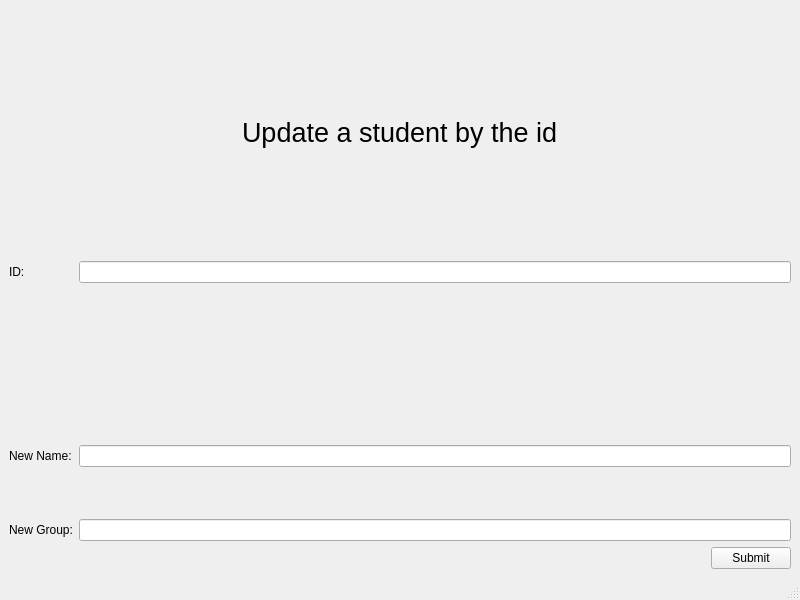
<?xml version="1.0" encoding="UTF-8"?>
<ui version="4.0">
 <class>MainWindow</class>
 <widget class="QMainWindow" name="MainWindow">
  <property name="geometry">
   <rect>
    <x>0</x>
    <y>0</y>
    <width>800</width>
    <height>600</height>
   </rect>
  </property>
  <property name="windowTitle">
   <string>MainWindow</string>
  </property>
  <widget class="QWidget" name="centralwidget">
   <layout class="QVBoxLayout" name="verticalLayout_4">
    <item>
     <layout class="QVBoxLayout" name="verticalLayout">
      <item alignment="Qt::AlignHCenter">
       <widget class="QLabel" name="label">
        <property name="font">
         <font>
          <pointsize>20</pointsize>
         </font>
        </property>
        <property name="text">
         <string>Update a student by the id</string>
        </property>
       </widget>
      </item>
     </layout>
    </item>
    <item>
     <layout class="QFormLayout" name="formLayout">
      <item row="0" column="0">
       <widget class="QLabel" name="label_2">
        <property name="text">
         <string>ID:</string>
        </property>
       </widget>
      </item>
      <item row="0" column="1">
       <widget class="QLineEdit" name="id_text">
        <property name="text">
         <string/>
        </property>
       </widget>
      </item>
      <item row="1" column="0">
       <spacer name="horizontalSpacer">
        <property name="orientation">
         <enum>Qt::Horizontal</enum>
        </property>
        <property name="sizeType">
         <enum>QSizePolicy::Fixed</enum>
        </property>
        <property name="sizeHint" stdset="0">
         <size>
          <width>40</width>
          <height>150</height>
         </size>
        </property>
       </spacer>
      </item>
      <item row="2" column="0">
       <widget class="QLabel" name="label_3">
        <property name="text">
         <string>New Name:</string>
        </property>
       </widget>
      </item>
      <item row="2" column="1">
       <widget class="QLineEdit" name="name_text"/>
      </item>
      <item row="3" column="0">
       <spacer name="horizontalSpacer_2">
        <property name="orientation">
         <enum>Qt::Horizontal</enum>
        </property>
        <property name="sizeHint" stdset="0">
         <size>
          <width>40</width>
          <height>40</height>
         </size>
        </property>
       </spacer>
      </item>
      <item row="4" column="0">
       <widget class="QLabel" name="label_4">
        <property name="text">
         <string>New Group:</string>
        </property>
       </widget>
      </item>
      <item row="4" column="1">
       <widget class="QLineEdit" name="group_text"/>
      </item>
     </layout>
    </item>
    <item>
     <layout class="QVBoxLayout" name="verticalLayout_3">
      <item alignment="Qt::AlignRight">
       <widget class="QPushButton" name="submit">
        <property name="text">
         <string>Submit</string>
        </property>
       </widget>
      </item>
     </layout>
    </item>
   </layout>
  </widget>
  <widget class="QMenuBar" name="menubar">
   <property name="geometry">
    <rect>
     <x>0</x>
     <y>0</y>
     <width>800</width>
     <height>22</height>
    </rect>
   </property>
  </widget>
  <widget class="QStatusBar" name="statusbar"/>
 </widget>
 <resources/>
 <connections/>
</ui>
